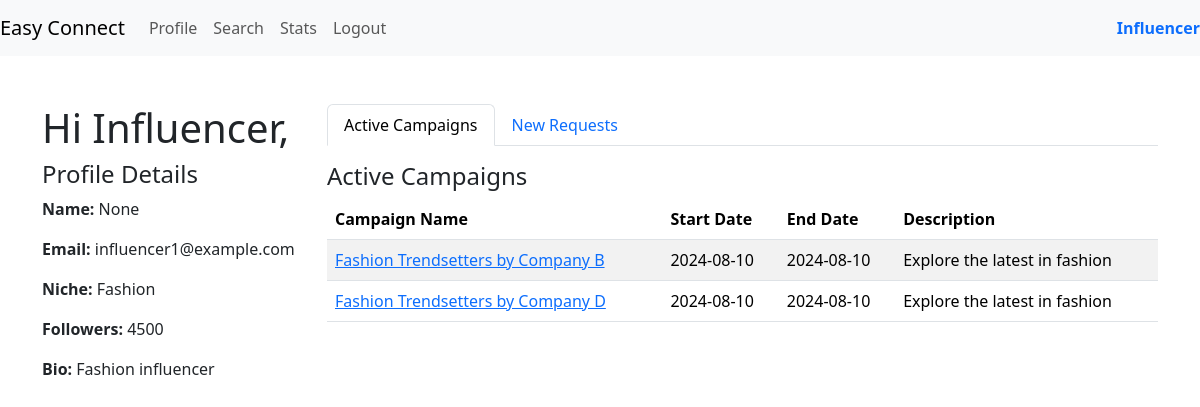
The page /influencer_dashboard (signed in) on the database its author committed.
### models.py (models this page shows)
class InfluencerProfile(db.Model):
    __tablename__ = 'influencer_profile'
    influencer_id = db.Column(db.Integer, primary_key=True, autoincrement=True)
    id = db.Column(db.Integer, db.ForeignKey('user.id'), nullable=False)
    name = db.Column(db.String(64), nullable=True)
    niche = db.Column(db.String(32))
    followers = db.Column(db.Integer)
    bio = db.Column(db.String(256))
    user = db.relationship('User', backref=db.backref('influencer_profiles', lazy=True))

class User(db.Model):
    __tablename__ = 'user'
    id = db.Column(db.Integer, primary_key=True, autoincrement=True)
    role_id = db.Column(db.Integer, db.ForeignKey('user_role.role_id'), nullable=False)
    username = db.Column(db.String(32), nullable=False, unique=True)
    email_id = db.Column(db.String(64),  nullable=False)
    password = db.Column(db.String(64), nullable=False)
    is_flagged = db.Column(db.Boolean ,default=False)
    role = db.relationship('UserRole', backref=db.backref('users', lazy=True))

class Campaign(db.Model):
    __tablename__ = 'campaign'
    campaign_id = db.Column(db.Integer, primary_key=True, autoincrement=True)
    sponsor_id = db.Column(db.Integer, db.ForeignKey('sponsors.sponsor_id'), nullable=False)
    name = db.Column(db.String(32),unique=True, nullable=False)
    description = db.Column(db.String(128))
    start_date = db.Column(db.Date)
    end_date = db.Column(db.Date)
    budget = db.Column(db.Float(10, 2), nullable=False)
    visibility = db.Column(Enum('private', 'public', name='visibility_types'), default='public', nullable=False)
    goals = db.Column(db.String(128))
    niche = db.Column(db.String(32),nullable=False)
    campaign_status = db.Column(Enum('ongoing', 'flagged', 'deleted', 'completed' ,name='campaign_status_types'), default='ongoing', nullable=False)
    sponsor = db.relationship('Sponsor', backref=db.backref('campaigns', lazy=True))

### routes.py (the view)
@app.route('/influencer_dashboard')
@auth_rep
def influencer_dashboard():
    user_id = session.get('user_id')
    influencer = InfluencerProfile.query.filter_by(id=user_id).first()
    user = User.query.filter_by(id=user_id).first()
    ad_request_campaign_ids = db.session.query(AdRequest.campaign_id).filter(
        (AdRequest.created_for == user_id) | (AdRequest.created_by == user_id)
    ).subquery()
    active_campaigns = Campaign.query.filter(
        Campaign.campaign_id.in_(ad_request_campaign_ids),
        Campaign.niche == influencer.niche,
        Campaign.campaign_status == 'ongoing',
    ).all()
    new_requests = AdRequest.query.filter(
        (AdRequest.created_for == user_id) | (AdRequest.created_by == user_id)
    ).all()
    return render_template('dashboard_inf.html', user=user, influencer=influencer, active_campaigns=active_campaigns, new_requests=new_requests)

### routes.py (called while the page is built)
def auth_rep(func):
    @wraps(func)
    def inner(*args,**kwargs):
        if 'user_id' in session:
            user = User.query.get(session['user_id'])
            if user.is_flagged:
                flash('Your account is flagged and cannot perform this action.', 'error')
                return redirect(url_for('login'))
            return func(*args,**kwargs)
        else:
            flash('You are not logged in,Please login to proceed','error')
            return redirect(url_for('login'))
    return inner

### templates/dashboard_inf.html (shortened to what this page needs)
{% extends 'layout.html' %}
{% block content %}
<div class="row">
    <div class="col-md-3 profile-details">
        <h1>Hi Influencer,</h1>
        <h4>Profile Details</h4>
        <p><strong>Name:</strong> {{ influencer.name }}</p>
        <p><strong>Email:</strong> {{ user.email_id }}</p>
        <p><strong>Niche:</strong> {{ influencer.niche }}</p>
        <p><strong>Followers:</strong> {{ influencer.followers }}</p>
        <p><strong>Bio:</strong> {{ influencer.bio }}</p>
    </div>
    <div class="col-md-9">
        <ul class="nav nav-tabs" id="myTab" role="tablist">
            <li class="nav-item" role="presentation">
                <a class="nav-link active" id="active-campaigns-tab" data-bs-toggle="tab" href="#activeCampaigns" role="tab" aria-controls="activeCampaigns" aria-selected="true">Active Campaigns</a>
            </li>
            <li class="nav-item" role="presentation">
                <a class="nav-link" id="new-requests-tab" data-bs-toggle="tab" href="#newRequests" role="tab" aria-controls="newRequests" aria-selected="false">New Requests</a>
            </li>
        </ul>
        <div class="tab-content mt-3" id="myTabContent">
            <div class="tab-pane fade show active" id="activeCampaigns" role="tabpanel" aria-labelledby="active-campaigns-tab">
                <h4>Active Campaigns</h4>
                <table class="table table-striped">
                    <thead>
                        <tr>
                            <th>Campaign Name</th>
                            <th>Start Date</th>
                            <th>End Date</th>
                            <th>Description</th>
                        </tr>
                    </thead>
                    <tbody>
                        {% for campaign in active_campaigns %}
                        <tr>
                            <td><a href="{{ url_for('campaign_details', campaign_id=campaign.campaign_id) }}">{{ campaign.name }}</a></td>
                            <td>{{ campaign.start_date }}</td>
                            <td>{{ campaign.end_date }}</td>
                            <td>{{ campaign.description }}</td>
                        </tr>
                        {% endfor %}
                    </tbody>
                </table>
            </div>
        </div>
    </div>
</div>
{% endblock %}

### rows shown on the page
InfluencerProfile: name "None", niche "Fashion", followers "4500", bio "Fashion influencer"
User: email_id "influencer1@example.com"
Campaign: name "Fashion Trendsetters by Company B", start_date "2024-08-10", end_date "2024-08-10", description "Explore the latest in fashion"
Campaign: name "Fashion Trendsetters by Company D", start_date "2024-08-10", end_date "2024-08-10", description "Explore the latest in fashion"
